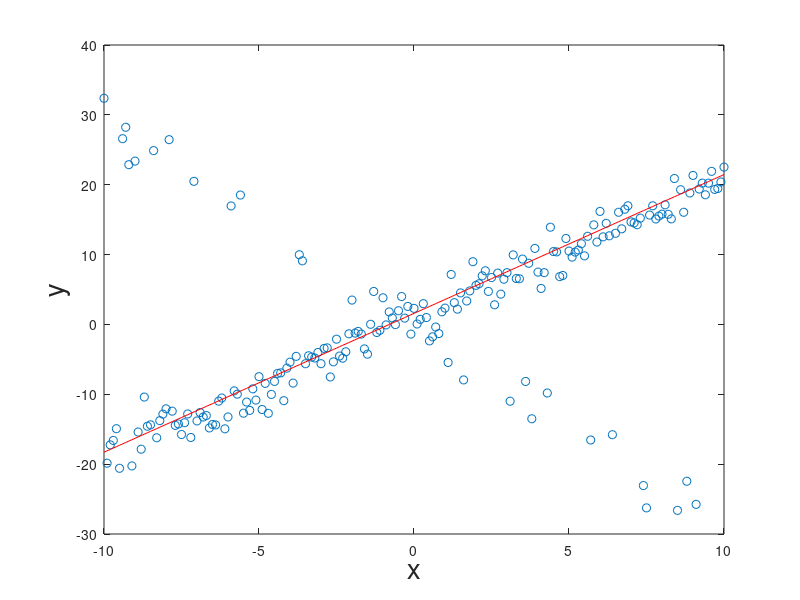

MATLAB code to generate this figure:
%% Fitting Lines through Points
% Line Fitting RANSAC
clc; close all; clear
data=importdata('data/pts2.txt'); % problem 2 
N = size(data, 1); 
X = [data(:, 1) ones(size(data,1),1)]; Y=data(:, 2);
DATA = [data ones(size(data,1),1)];
%% RANSAC parameters
iters = 1000; % maximum iters
n=2; % minimum number of samples
d=3; % distance threshold 
max_inliers=0;

%% RANSAC
for iter=1:iters 
%     idx = randperm(N,n);
    idx = [77, 81];
    samples = data(idx,:); 

    % LS fitting 
    x = samples(:, 1); y = samples(:, 2);
    A=[x ones(size(samples, 1),1)];
    A_pesudo = inv(A'*A)*A';
    a = A_pesudo * y;
    
    a_ = [a(1);-1;a(2)];
    % count inliers
    deta=abs(DATA*a_/a(1));
    inliers=find(deta<=d);
    num_inliers = length(inliers);

    if num_inliers>=max_inliers
        max_inliers = num_inliers;
        best_inliers = inliers;
    end 
end

fprintf('Get best line model. number of inliers is %d \n', max_inliers);
sample = data(best_inliers,:); 

% LS fitting 
x = sample(:, 1); y = sample(:, 2);
A=[x ones(size(sample, 1),1)];
A_pesudo = inv(A'*A)*A';
a = A_pesudo * y;
Y_pred= X*a;

%% plot the points (x,y) in pts1 and your LS solution (x,y_predict)
figure ;
plot(data(:, 1),Y,'o',data(:, 1),Y_pred,'r')
xlabel('x', 'FontSize', 20);
ylabel('y', 'FontSize', 20);